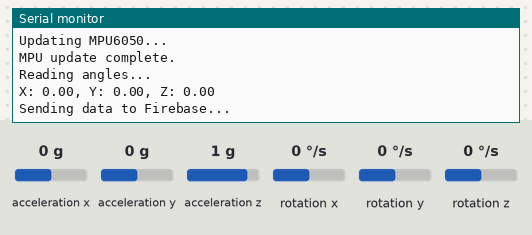
This sketch was run on a simulated ESP32. Parts: the last lines printed to the serial monitor. The test bench sets the inputs (shaded band); at power-on: acceleration x 0 g, acceleration y 0 g, rotation z 0 °/s, acceleration z 1 g, rotation x 0 °/s, rotation y 0 °/s. WiFi joins after 1.5 s; servers stay silent unless stated.

Above: at 8.7 s.
8.8 s: acceleration x set to -1.4 g
At 8.92 s:
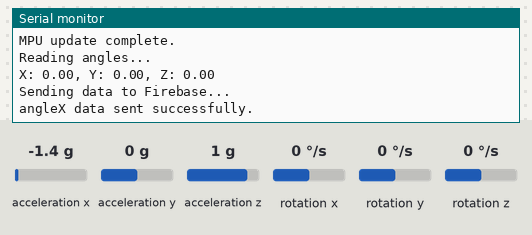
10.3 s: acceleration y set to -1.4 g
At 10.46 s:
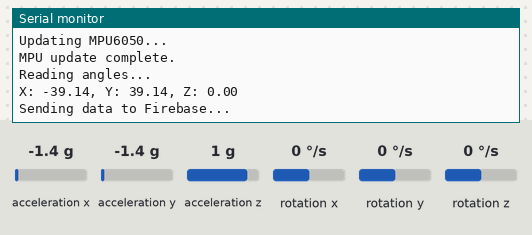
11.8 s: rotation z set to -192 °/s
At 13.0 s:
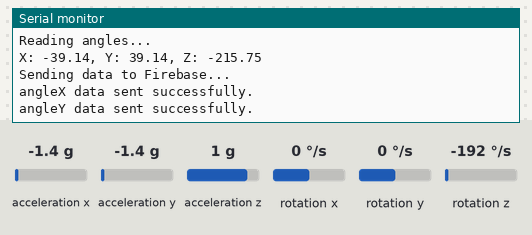
14.8 s: acceleration z set to -1.4 g
At 16.07 s:
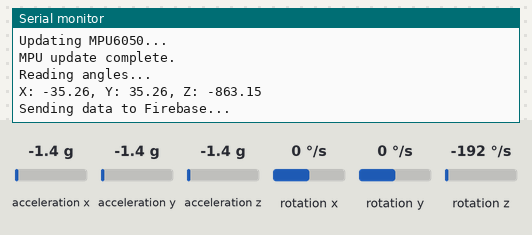
16.3 s: acceleration x set to 0 g
At 17.35 s:
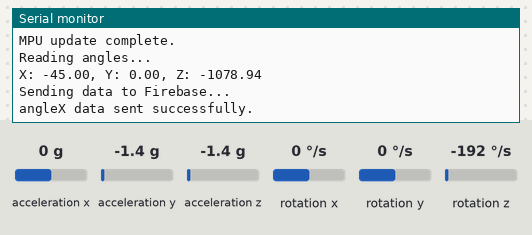
Timing chart, 0 to 19.3 s (numbered marks = the images above; inputs shaded):
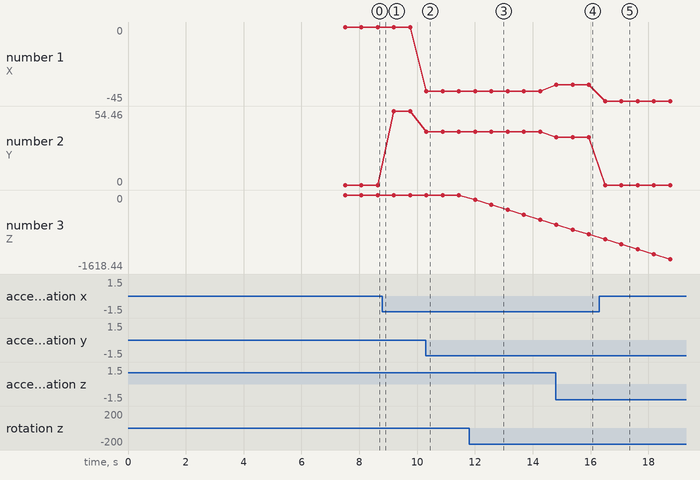

Measured:
- after the input at 10.3 s, the serial monitor: prints a new line at once (image 2)
- after the input at 11.8 s, the serial monitor: prints a new line after 0.21 s (image 3)
- after the input at 14.8 s, the serial monitor: prints a new line at once (image 4)
- after the input at 16.3 s, the serial monitor: prints a new line after 0.20 s (image 5)
- plotted number 1: 0 → -39.14 after the input at 10.3 s, -39.14 → -35.26 after the input at 14.8 s, -35.26 → -45 after the input at 16.3 s
- plotted number 2: 0 → 54.46 after the input at 8.8 s, 54.46 → 39.14 after the input at 10.3 s, 39.14 → 35.26 after the input at 14.8 s, 35.26 → 0 after the input at 16.3 s
- plotted number 3: 0 → -539.45 after the input at 11.8 s, -863.15 → -1618.44 after the input at 16.3 s

The sketch:

gaze-tracker.ino
```cpp
#include "Wire.h"
#include <MPU6050_light.h>
#include <WiFi.h>
#include <FirebaseESP32.h>

// Firebase setup
FirebaseConfig config;
FirebaseAuth auth;

// WiFi setup
#define WIFI_SSID "Columbia University"  // Replace with your WiFi network name
#define WIFI_PASSWORD ""  // Replace with your WiFi password

#define SDA_PIN 1  // Standard SDA pin for ESP32
#define SCL_PIN 2  // Standard SCL pin for ESP32

MPU6050 mpu(Wire);
FirebaseData firebaseData;
unsigned long timer = 0;

void setup() {
  Serial.begin(115200);
  Serial.println("Starting setup...");

  Wire.begin(SDA_PIN, SCL_PIN);
  Serial.println("Wire.begin completed.");

  // Connect to WiFi
  WiFi.begin(WIFI_SSID, WIFI_PASSWORD);
  Serial.print("Connecting to WiFi");
  int wifi_attempts = 0;
  while (WiFi.status() != WL_CONNECTED) {
    delay(500);
    Serial.print(".");
    wifi_attempts++;
    if (wifi_attempts > 20) {  // Stop after 20 attempts (10 seconds)
      Serial.println("\nFailed to connect to WiFi. Please check your credentials and network availability.");
      while (true); // Stop everything if WiFi connection fails
    }
  }
  Serial.println("\nConnected to WiFi");
  delay(2000);  // Add delay to stabilize the system after WiFi connection

  // Firebase configuration
  Serial.println("Configuring Firebase...");
  config.host = "gaze-tracker-b39a8-default-rtdb.firebaseio.com";  // Remove https:// and the trailing /
  config.api_key = "YOUR_FIREBASE_API_KEY";  // Replace with your actual API key

  // Optionally, configure timeouts and buffer sizes
  config.timeout.serverResponse = 20 * 1000;  // Increase to 20 seconds

  // Firebase authentication, if needed (not mandatory for public rules)
  auth.user.email = "YOUR_EMAIL"; // Replace with your Firebase email if needed
  auth.user.password = "YOUR_PASSWORD";      // Replace with your Firebase password if needed

  // Firebase begin
  Firebase.begin(&config, &auth);
  Firebase.reconnectWiFi(true);
  Serial.println("Firebase initialized.");

  if (!Firebase.ready()) {
    Serial.println("Failed to initialize Firebase. Stopping.");
    while (true); // Stop everything if Firebase failed to initialize
  }

  Serial.println("Initializing MPU6050...");
  byte status = mpu.begin();
  Serial.print(F("MPU6050 status: "));
  Serial.println(status);
  if (status != 0) {
    Serial.println("MPU6050 failed to initialize. Please check wiring and I2C pins.");
    while (true); // Stop everything here if MPU6050 failed to initialize
  }

  Serial.println(F("Calculating offsets, do not move MPU6050"));
  delay(1000);
  mpu.calcOffsets();  // gyro and accelero offsets calculation
  delay(2000);  // Delay after calculating offsets for stabilization
  Serial.println("Offsets calculated.");
  Serial.println("Setup complete.\n");
}

void loop() {
  Serial.println("Entering loop...");

  Serial.println("Updating MPU6050...");
  mpu.update();
  Serial.println("MPU update complete.");

  if ((millis() - timer) > 100) {  // send data every 100ms
    Serial.println("Reading angles...");
    float angleX = mpu.getAngleX();
    float angleY = mpu.getAngleY();
    float angleZ = mpu.getAngleZ();

    if (isnan(angleX) || isnan(angleY) || isnan(angleZ)) {
      Serial.println("Error: Unable to read angle values from MPU6050. Please check sensor connection.");
    } else {
      Serial.print("X: ");
      Serial.print(angleX);
      Serial.print(", Y: ");
      Serial.print(angleY);
      Serial.print(", Z: ");
      Serial.println(angleZ);

      // Send data to Firebase
      Serial.println("Sending data to Firebase...");
      if (Firebase.ready()) {
        if (!Firebase.setFloat(firebaseData, "/gyroscope/angleX", angleX)) {
          Serial.println("Failed to set angleX data: " + firebaseData.errorReason());
        } else {
          Serial.println("angleX data sent successfully.");
        }

        if (!Firebase.setFloat(firebaseData, "/gyroscope/angleY", angleY)) {
          Serial.println("Failed to set angleY data: " + firebaseData.errorReason());
        } else {
          Serial.println("angleY data sent successfully.");
        }

        if (!Firebase.setFloat(firebaseData, "/gyroscope/angleZ", angleZ)) {
          Serial.println("Failed to set angleZ data: " + firebaseData.errorReason());
        } else {
          Serial.println("angleZ data sent successfully.");
        }
      } else {
        Serial.println("Firebase connection not ready");
      }
    }

    timer = millis();
    Serial.println("Data send cycle complete.\n");
  }
}
```
